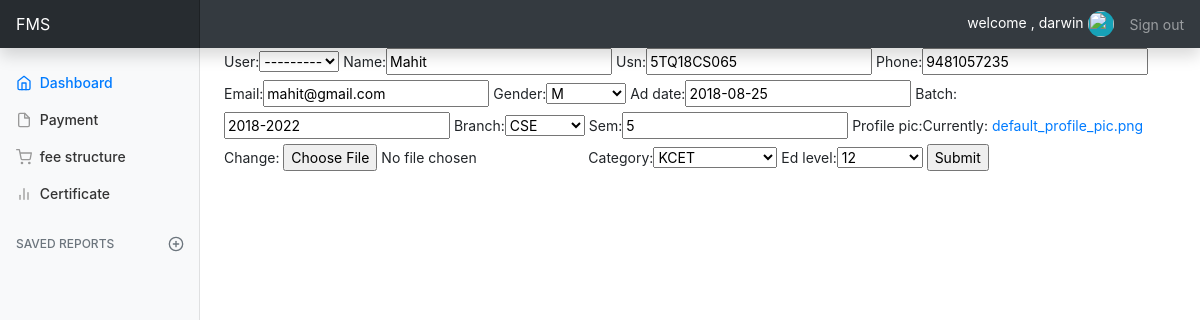
The page /update_student/1/ (signed in) on the database its author committed.
### accounts/models.py (models this page shows, shortened)
class Student(models.Model):
	BRANCH = (
		('CSE','CSE'),
		('ISE','ISE'),
		('ME','ME'),
		('CVE','CVE'),
		('ECE','ECE'),
		('EEE','EEE'),
		('Aeronautical/ Aerospace Eng','AE'),
		('Artificial Intelligence Eng','AIE'),
		)
	CATEGORY1 = (
		('KCET','KCET'),
		('COMEDK','COMEDK'),
		('MANAGEMENT','MANAGEMENT')
		)
	EDUCATIONAL_LEVEL = (
		('12','12'),
		('DIPLOMA','DIPLOMA'),
		)
	GENDER = (
		('MALE','M'),
		('FEMALE','F'),
		('OTHER','O')
		)
	user = models.OneToOneField(User, null=True, blank=True, on_delete=models.CASCADE)
	name = models.CharField(max_length=200, null=True)
	usn = models.CharField(max_length=200, unique=True, null=True)
	phone = models.CharField(max_length=200, null=True)
	email = models.CharField(max_length=200, null=True)
	gender = models.CharField(max_length=10, null=True, choices=GENDER)
	ad_date = models.DateField()
	batch = models.CharField(max_length=10)
	branch = models.CharField(max_length=50, choices=BRANCH)
	sem = models.CharField(max_length=5)
	date_created = models.DateTimeField(auto_now_add=True, null=True)
	profile_pic = models.ImageField(default="default_profile_pic.png")
	category = models.CharField(max_length=20, choices=CATEGORY1)
	ed_level = models.CharField(max_length=20, choices=EDUCATIONAL_LEVEL)

### accounts/decorators.py (the view)
		def wrapper_func(request, *args, **kwargs):
			group = None;
			if request.user.groups.exists():
				group = request.user.groups.all()[0].name
			if group in allowed_roles:
				return view_func(request, *args, **kwargs)
			else:
				return HttpResponse("U are not authorized to view this page")

### accounts/forms.py
class UpdateStudentForm(ModelForm):
	class Meta:
		model = Student
		fields = '__all__'

### accounts/views.py (called while the page is built)
@login_required(login_url='login')
@allowed_users(allowed_roles=['admin'])
def updateStudent(request, pk):
	student = Student.objects.get(id=pk)
	form = UpdateStudentForm(instance=student)
	if request.method == "POST":
		form = UpdateStudentForm(request.POST, instance=student)
		if form.is_valid():
			form.save()
			return redirect('/')
	context = {'form':form}
	return render(request, 'accounts/updatestudent_form.html', context)

### accounts/templates/accounts/updatestudent_form.html (shortened to what this page needs)
{% extends 'accounts/main.html' %}
{% load static %}
{% block content %}
<div class="col-md-9 ml-sm-auto col-lg-10 px-md-4">
	<form action="" method="POST">
		{{form}}
		<input type="submit" name="Submit">
	</form>
</div>
{% endblock %}

### accounts/templates/accounts/navbar.html (shortened to what this page needs)
{% load static %}
 <nav class="navbar navbar-dark sticky-top bg-dark flex-md-nowrap p-0 shadow">
    <a class="navbar-brand col-md-3 col-lg-2 mr-0 px-3" href="#">FMS</a>
    <span class="ml-auto" style="color:#fff;">welcome , {{request.user}}
      {% if request.user.student.gender == "MALE" %}
        <img class="rounded-circle border-light bg-info" src="https://icon-library.net//images/boy-icon-png/boy-icon-png-10.jpg" width="26px" height="26px" /></a>
      {% else %}
        <img class="rounded-circle border-light bg-warning" src="https://img.pngio.com/social-user-woman-avatar-profile-icon-female-profile-png-512_512.png" width="26px" height="26px">
      {% endif %}
    </span>
    <ul class="navbar-nav px-3">
      <li class="nav-item">
        <a class="nav-link" href="{% url 'logout' %}">Sign out</a>
      </li>
    </ul>
  </nav>

### static/css/dashboard.css (style rules this page uses)
body { font-size: .875rem; }
.navbar-brand { padding-top: .75rem; padding-bottom: .75rem; font-size: 1rem; background-color: rgba(0, 0, 0, .25); box-shadow: inset -1px 0 0 rgba(0, 0, 0, .25); }

### rows shown on the page
Student: user "---------", name "Mahit", usn "5TQ18CS065", phone "9481057235", email "mahit@gmail.com", gender "M", ad_date "2018-08-25", batch "2018-2022", branch "CSE", sem "5", category "KCET", ed_level "12"

### other values the page prints
{{ request.user }} "darwin"
